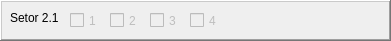
      <widget class="QFrame" name="frame_7">
       <property name="geometry">
        <rect>
         <x>450</x>
         <y>130</y>
         <width>391</width>
         <height>41</height>
        </rect>
       </property>
       <property name="frameShape">
        <enum>QFrame::WinPanel</enum>
       </property>
       <property name="frameShadow">
        <enum>QFrame::Raised</enum>
       </property>
       <widget class="QCheckBox" name="cb211">
        <property name="enabled">
         <bool>false</bool>
        </property>
        <property name="geometry">
         <rect>
          <x>70</x>
          <y>10</y>
          <width>41</width>
          <height>21</height>
         </rect>
        </property>
        <property name="text">
         <string>1</string>
        </property>
       </widget>
       <widget class="QCheckBox" name="cb212">
        <property name="enabled">
         <bool>false</bool>
        </property>
        <property name="geometry">
         <rect>
          <x>110</x>
          <y>10</y>
          <width>41</width>
          <height>21</height>
         </rect>
        </property>
        <property name="text">
         <string>2</string>
        </property>
       </widget>
       <widget class="QLabel" name="label_10">
        <property name="geometry">
         <rect>
          <x>10</x>
          <y>10</y>
          <width>58</width>
          <height>16</height>
         </rect>
        </property>
        <property name="text">
         <string>Setor 2.1</string>
        </property>
       </widget>
       <widget class="QCheckBox" name="cb213">
        <property name="enabled">
         <bool>false</bool>
        </property>
        <property name="geometry">
         <rect>
          <x>150</x>
          <y>10</y>
          <width>41</width>
          <height>21</height>
         </rect>
        </property>
        <property name="text">
         <string>3</string>
        </property>
       </widget>
       <widget class="QCheckBox" name="cb214">
        <property name="enabled">
         <bool>false</bool>
        </property>
        <property name="geometry">
         <rect>
          <x>190</x>
          <y>10</y>
          <width>41</width>
          <height>21</height>
         </rect>
        </property>
        <property name="text">
         <string>4</string>
        </property>
       </widget>
       <widget class="QFrame" name="frame_8">
        <property name="geometry">
         <rect>
          <x>460</x>
          <y>0</y>
          <width>391</width>
          <height>41</height>
         </rect>
        </property>
        <property name="frameShape">
         <enum>QFrame::WinPanel</enum>
        </property>
        <property name="frameShadow">
         <enum>QFrame::Raised</enum>
        </property>
        <widget class="QCheckBox" name="checkBox_41">
         <property name="geometry">
          <rect>
           <x>70</x>
           <y>10</y>
           <width>41</width>
           <height>21</height>
          </rect>
         </property>
         <property name="text">
          <string>1</string>
         </property>
        </widget>
        <widget class="QCheckBox" name="checkBox_42">
         <property name="geometry">
          <rect>
           <x>110</x>
           <y>10</y>
           <width>41</width>
           <height>21</height>
          </rect>
         </property>
         <property name="text">
          <string>2</string>
         </property>
        </widget>
        <widget class="QLabel" name="label_11">
         <property name="geometry">
          <rect>
           <x>10</x>
           <y>10</y>
           <width>58</width>
           <height>16</height>
          </rect>
         </property>
         <property name="text">
          <string>Setor 1.1</string>
         </property>
        </widget>
        <widget class="QCheckBox" name="checkBox_43">
         <property name="geometry">
          <rect>
           <x>150</x>
           <y>10</y>
           <width>41</width>
           <height>21</height>
          </rect>
         </property>
         <property name="text">
          <string>3</string>
         </property>
        </widget>
        <widget class="QCheckBox" name="checkBox_44">
         <property name="geometry">
          <rect>
           <x>190</x>
           <y>10</y>
           <width>41</width>
           <height>21</height>
          </rect>
         </property>
         <property name="text">
          <string>4</string>
         </property>
        </widget>
        <widget class="QCheckBox" name="checkBox_45">
         <property name="geometry">
          <rect>
           <x>230</x>
           <y>10</y>
           <width>41</width>
           <height>21</height>
          </rect>
         </property>
         <property name="text">
          <string>5</string>
         </property>
        </widget>
        <widget class="QCheckBox" name="checkBox_46">
         <property name="geometry">
          <rect>
           <x>270</x>
           <y>10</y>
           <width>41</width>
           <height>21</height>
          </rect>
         </property>
         <property name="text">
          <string>6</string>
         </property>
        </widget>
        <widget class="QCheckBox" name="checkBox_47">
         <property name="geometry">
          <rect>
           <x>310</x>
           <y>10</y>
           <width>41</width>
           <height>21</height>
          </rect>
         </property>
         <property name="text">
          <string>7</string>
         </property>
        </widget>
        <widget class="QCheckBox" name="checkBox_48">
         <property name="geometry">
          <rect>
           <x>350</x>
           <y>10</y>
           <width>41</width>
           <height>21</height>
          </rect>
         </property>
         <property name="text">
          <string>8</string>
         </property>
        </widget>
       </widget>
      </widget>
